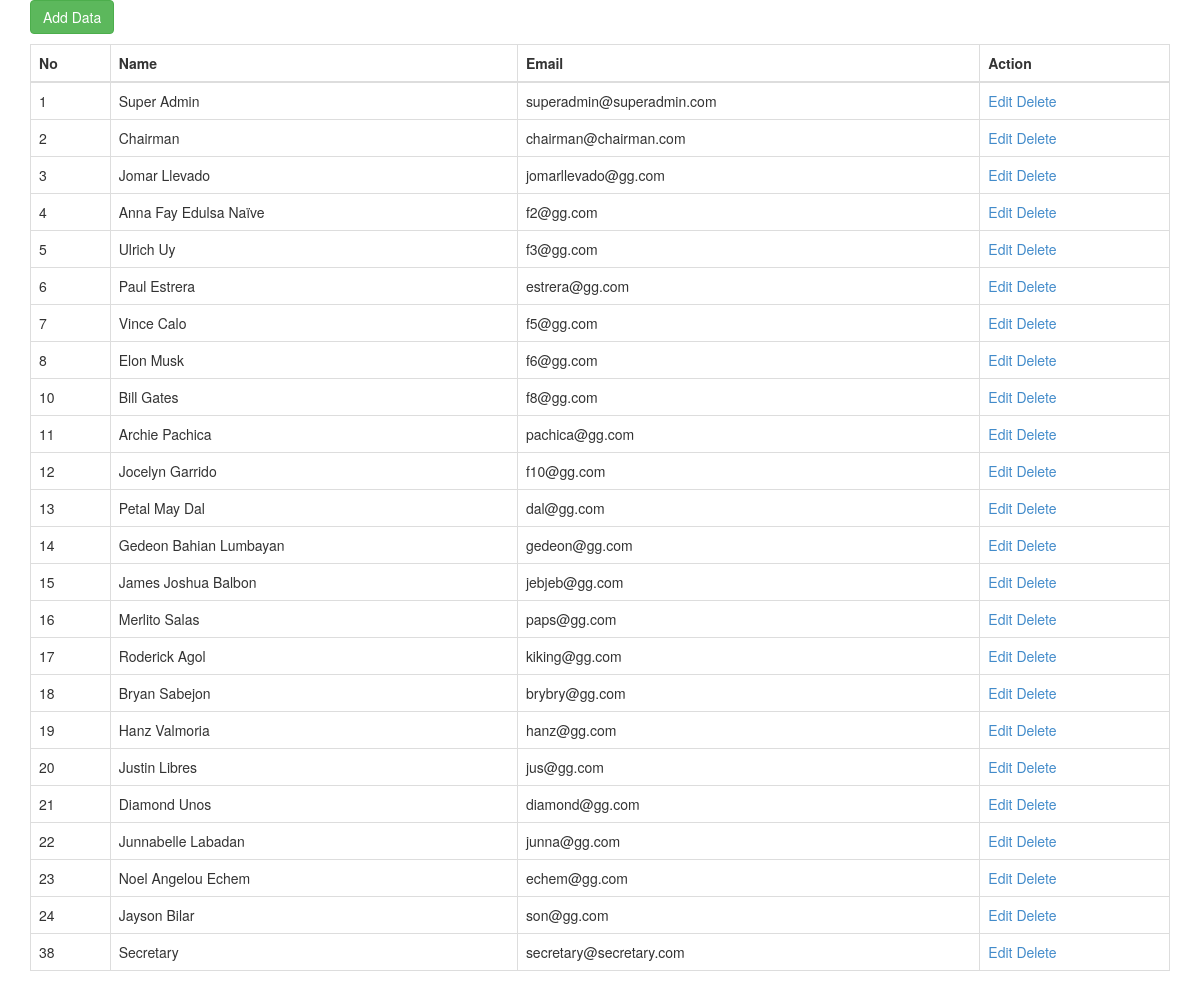
Screenshot of /user/chairman/chairmanSideBarMenu/csv_data/index.php with the database file from the repository.
### tables this page shows
CREATE TABLE `users_tbl` (
  `user_id` int(11) NOT NULL,
  `name` varchar(250) NOT NULL,
  `username` varchar(250) NOT NULL,
  `email` varchar(250) NOT NULL,
  `userpassword` varchar(250) NOT NULL,
  `type` char(100) DEFAULT NULL,
  `is_active` int(11) NOT NULL,
  `user_status` int(11) NOT NULL
);

### user/chairman/chairmanSideBarMenu/csv_data/index.php (the view, shortened to what this page needs)
<!DOCTYPE html>
<html lang="en">
<head>
<link href="css/bootstrap.css" rel="stylesheet">
</head>
<body>
<div class="container">
  <p><a href="#" class="btn btn-success" data-target="#ModalAdd" data-toggle="modal">Add Data</a></p>
<table id="mytable" class="table table-bordered">
    <thead>
      <th>No</th>
      <th>Name</th>
      <th>Email</th>
      <th>Action</th>
    </thead>
<?php
  $modal=mysqli_query($koneksi,"SELECT * FROM users_tbl");
  while($r=mysqli_fetch_array($modal)){
?>
  <tr>
      <td><?php echo $r['user_id']; ?></td>
      <td><?php echo  $r['name']; ?></td>
      <td><?php echo  $r['email']; ?></td>
      <td>
         <a href="#" class='open_modal' id='<?php echo  $r['user_id']; ?>'>Edit</a>
         <a href="#" onclick="confirm_modal('proses_delete.php?&modal_id=<?php echo  $r['user_id']; ?>');">Delete</a>
      </td>
  </tr>
<?php } ?>
</table>
</div>
</body>
</html>

### rows the page displays
users_tbl: user_id "1", name "Super Admin", email "superadmin@superadmin.com"
users_tbl: user_id "2", name "Chairman", email "chairman@chairman.com"
users_tbl: user_id "3", name "Jomar Llevado", email "jomarllevado@gg.com"
users_tbl: user_id "4", name "Anna Fay Edulsa Naïve", email "f2@gg.com"
users_tbl: user_id "5", name "Ulrich Uy", email "f3@gg.com"
users_tbl: user_id "6", name "Paul Estrera", email "estrera@gg.com"
users_tbl: user_id "7", name "Vince Calo", email "f5@gg.com"
users_tbl: user_id "8", name "Elon Musk", email "f6@gg.com"
users_tbl: user_id "10", name "Bill Gates", email "f8@gg.com"
users_tbl: user_id "11", name "Archie Pachica", email "pachica@gg.com"
users_tbl: user_id "12", name "Jocelyn Garrido", email "f10@gg.com"
users_tbl: user_id "13", name "Petal May Dal", email "dal@gg.com"
users_tbl: user_id "14", name "Gedeon Bahian Lumbayan", email "gedeon@gg.com"
users_tbl: user_id "15", name "James Joshua Balbon", email "jebjeb@gg.com"
users_tbl: user_id "16", name "Merlito Salas", email "paps@gg.com"
users_tbl: user_id "17", name "Roderick Agol", email "kiking@gg.com"
users_tbl: user_id "18", name "Bryan Sabejon", email "brybry@gg.com"
users_tbl: user_id "19", name "Hanz Valmoria", email "hanz@gg.com"
users_tbl: user_id "20", name "Justin Libres", email "jus@gg.com"
users_tbl: user_id "21", name "Diamond Unos", email "diamond@gg.com"
users_tbl: user_id "22", name "Junnabelle Labadan", email "junna@gg.com"
users_tbl: user_id "23", name "Noel Angelou Echem", email "echem@gg.com"
users_tbl: user_id "24", name "Jayson Bilar", email "son@gg.com"
users_tbl: user_id "38", name "Secretary", email "secretary@secretary.com"
